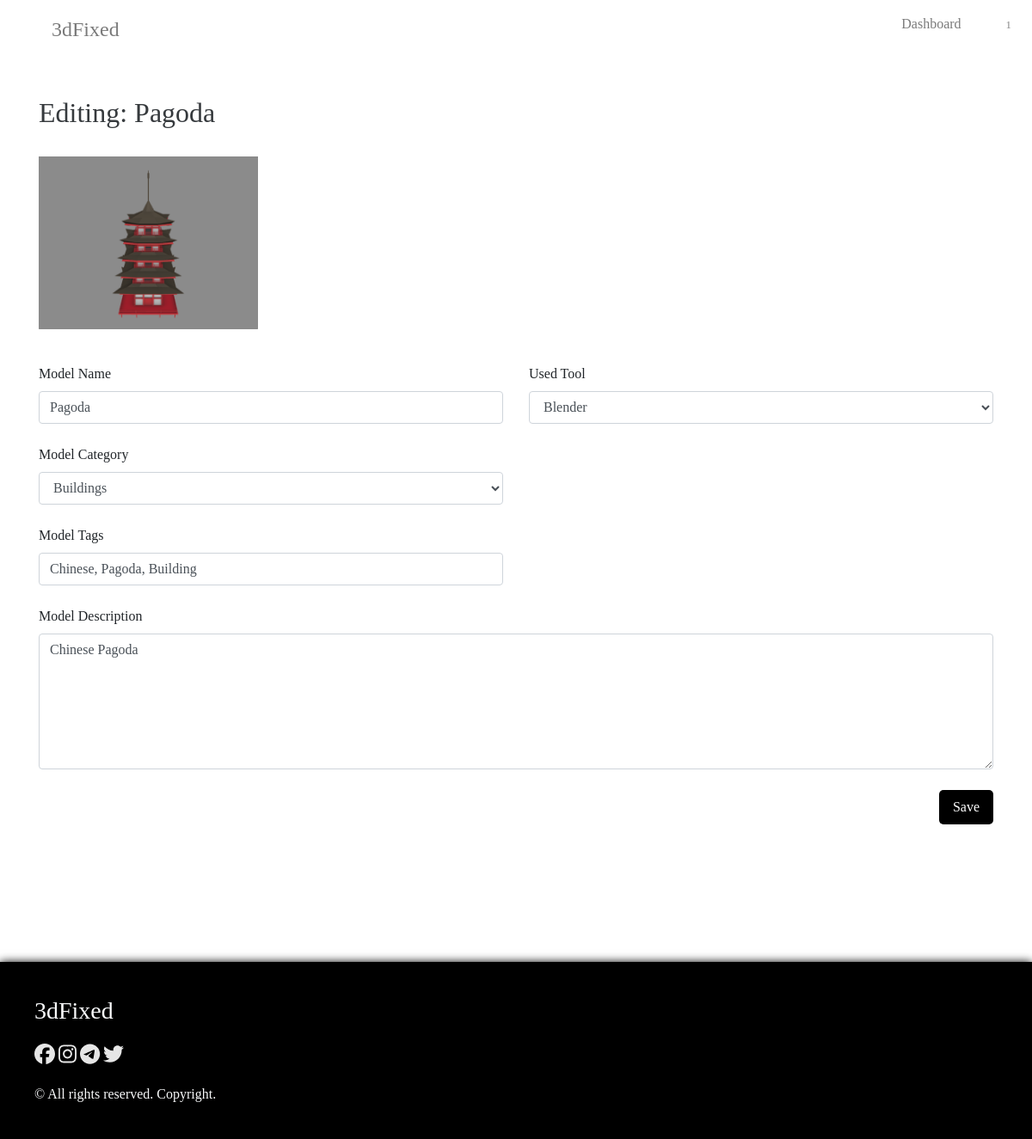
The app's page /model/edit/5 (signed in) with its own data.
### user/models.py (models this page shows)
class Author(User):
	avatar = models.ImageField(upload_to = 'static/storage/img/user')
	cart = models.JSONField(default = list)
	favs = models.JSONField(default = list)
	bio = models.CharField(max_length = 255, default = 'Bio')
	website = models.URLField()
	location = models.CharField(max_length = 100, default = 'Moon, Utopia')
	favtool = models.CharField(max_length = 50)
	phone = models.CharField(max_length = 20)
	gender = models.CharField(max_length = 10, default = 'None')
	credit = models.CharField(max_length = 20)
	coins = models.JSONField(default= list)
	stripe_account = models.IntegerField(default = -1)
	paypal_account = models.IntegerField(default = -1)
	notifications = models.JSONField(default=list)
	payments = models.JSONField(default=list)
	vipstatus = models.BooleanField(default=False)
	bought = models.JSONField(default = list)
	warnings = models.IntegerField(default = 0)
	reports = models.JSONField(default = list)

### model/models.py (models this page shows, shortened)
class Mod(models.Model):
	model_name = models.CharField(max_length = 30)
	model_desc = models.TextField()
	model_price = models.FloatField()
	model_author_price = models.FloatField(default = 0)
	model_date = models.DateTimeField()
	model_views = models.IntegerField(default = 0)
	model_tags = models.JSONField()
	model_tool = models.CharField(max_length = 50)
	model_favs = models.IntegerField(default = 0)
	model_category = models.ForeignKey(Category, on_delete=models.PROTECT)
	model_author = models.ForeignKey(User, on_delete=models.PROTECT)
	model_link = models.URLField()

class ModelImage(models.Model):
	parent = models.ForeignKey(Mod, on_delete = models.CASCADE)
	file = models.ImageField(upload_to = 'static/storage/img/models')

class Category(models.Model):
	name = models.CharField(max_length = 40)
	amount = models.IntegerField(default = 0)
	img = models.ImageField(upload_to = 'static/storage/img/categories')
	sign = models.CharField(max_length = 30, default = 'exclamation')
	def __str__(self):
		return self.name

### model/views.py (the view)
# urls.py: path('edit/<int:id>', views.modelEdit, name = 'modeledit'),
def modelEdit(request, id):
	model = get_object_or_404(Mod, id=id)
	model_file = ModelFile.objects.filter(parent = model)
	model_image = ModelImage.objects.filter(parent = model)
	if model.model_author.username != request.user.username:
		return securityCheck(request)
	allowPrice = True
	categories = Category.objects.all()
	if request.user.author.stripe_account == -1:
		allowPrice = False
	return render(request, 'model/modelEdit.html', {'model': model, 'model_file': model_file, 'model_image': model_image, 'categories': categories, 'allowPrice': allowPrice})

### main/templatetags/filters.py (called while the page is built)
@register.filter
def tagparse(tags):
	text = ''
	i = 0
	for tag in tags:
		if i != 0:
			text += f', {tag}'
		else:
			text = tag
			i+=1
	return text

### templates/model/modelEdit.html (shortened to what this page needs)
{% extends 'main/index.html' %}
{% load filters %}
{% block content %}
	<div class="container mt-5">
		<div class="row">
			<div class="col-md-12">
				<h2 class="soft-font">Editing: {{model.model_name}}</h2>
			</div>
		</div>
		<div class="row mt-4">
			{% for file in model_image %}
				<div class="col-md-3">
					<img src="{{file.file.url}}" class="img-fluid">
				</div>
			{% endfor %}
		</div>
		<form action="{% url 'model:modeledithandle' model.id %}" method="post">
			<div class="row mt-3">
				<div class="col-md-6">
					<div class="model-edit-section">
						<label for="#mname">Model Name</label>
						<input type="text" name="name" class="form-control" value="{{model.model_name}}">
					</div>
					<div class="model-edit-section">
						<label for="#mcat">Model Category</label>
						<select name="cat" id="#mcat" class="form-control">
							<option value="{{model.model_category}}">{{model.model_category}}</option>
						</select>
					</div>
					<div class="model-edit-section">
						<label for="#mtag">Model Tags</label>
						<input type="text" name="tags" class="form-control" id="mtag" value="{{model.model_tags|tagparse}}">
					</div>
				</div>
				<div class="col-md-6">
					<div class="model-edit-section">
						<label for="#mtool">Used Tool</label>
						<select name="tool" id="mtool" class="form-control">
							<option value="Blender">Blender</option>
						</select>
					</div>
				</div>
				<div class="col-md-12">
					<div class="model-edit-section">
						<label for="#mdesc">Model Description</label>
						<textarea class="form-control" name="desc" id="mdesc" rows="6">{{model.model_desc}}</textarea>
					</div>
					<div class="model-edit-section text-right">
						<button type="submit">Save</button>
					</div>
				</div>
			</div>
		</form>
	</div>
{% endblock %}

### templates/main/index.html (shortened to what this page needs)
<!DOCTYPE html>
<html lang="en">
<head>
	{% load static %}
	<link rel="stylesheet" href="{% static 'main/css/style.css' %}">
	<link rel="stylesheet" href="{% static 'main/css/result.css' %}">
	<link rel="stylesheet" href="{% static 'main/css/welcome.css' %}">
	<link rel="stylesheet" href="https://stackpath.bootstrapcdn.com/bootstrap/4.4.1/css/bootstrap.min.css">
	<link href="https://kit-pro.fontawesome.com/releases/v6.0.0/css/pro.min.css" rel="stylesheet">
</head>
<body onload="begin()">
	<div class="container-fluid p-0">
		<nav id="navbar">
			<div id="brand" class="menu-item">
				<a href="{% url 'main:index' %}">3dFixed</a>
			</div>
			<div class="menu-item text-right" id="right-menu">
				{% if user.is_superuser %}
				<a href="{% url 'admin:index' %}" class="menu-btn"></a>
				{% endif %}
				{% if user.is_authenticated %}
				<a href="{% url 'main:dashboard' %}" class="menu-btn">Dashboard </a>
				<a href="{% url 'user:profile' %}" class="menu-btn"></a>
				<a href="{% url 'model:modelupload' %}" class="menu-btn"></a>
				<a href="{% url 'user:user_cart' %}" class="menu-btn"><small>{{request.user.author.cart|length}}</small></a>
				{% else %}
				<a href="{% url 'user:loginform' %}" class="menu-btn">Sign In</a>
				<a href="{% url 'user:registration' %}" class="menu-btn">Sign Up</a>
				{% endif %}
			</div>
		</nav>
		<div id="main">
			{% block content %}{% endblock %}
		</div>
		<div id="footer" class="text-light">
			<div class="container-fluid p-0">
				<div class="row">
					<div class="col-md-6">
						<h3>3dFixed</h3>
						<ul class="social-links-menu">
							<li class="social-links"><a href="javascript:(void)"><span class="fab fa-facebook"></span></a></li>
							<li class="social-links"><a href="javascript:(void)"><span class="fab fa-instagram"></span></a></li>
							<li class="social-links"><a href="javascript:(void)"><span class="fab fa-telegram"></span></a></li>
							<li class="social-links"><a href="javascript:(void)"><span class="fab fa-twitter"></span></a></li>
						</ul>
						&copy; All rights reserved. Copyright.
					</div>
				</div>
			</div>
		</div>
	</div>
</body>
</html>
{% load static %}

### static/main/css/style.css (style rules this page uses)
* { transition: .3s ease; font-family: Segoe; }
body a { color: #232323; opacity: .9; }
.soft-font { opacity: .9; }
#navbar { width: 100%; height: 8vh; }
#brand { width: 50%; float: left; justify-content: left; padding-left: 5%; }
#brand a { opacity: .6; width: 100%; font-size: 3vh; }
#right-menu { float: right; width: 50%; }
.menu-item { height: 100%; display: inline-block; align-items: center; justify-content: center; padding: 2vh; }
.menu-btn { padding: 1vh; opacity: .6; }
#footer { margin-top: 20vh; width: 100%; background: black; padding: 5vh; box-shadow: 0 0 10px black; }
.social-links-menu { list-style: none; padding: 0; margin-top: 2vh; }
.social-links { display: inline-flex; font-size: 3vh; }
.social-links a { color: white; }

### static/main/css/result.css (style rules this page uses)
.chat-message span, small { opacity: .9; }
.model-edit-section { margin-top: 3vh; width: 100%; }
.model-edit-section button { border: none; background: black; color: white; padding: 1vh 2vh; border-radius: 5px; }

### records on screen
Mod: model_name "Pagoda", name "Pagoda", cat "Buildings", tags "Chinese, Pagoda, Building", desc "Chinese Pagoda"
ModelImage: file (picture)

### other values on screen
{{ request.user.author.cart|length }} "1"
